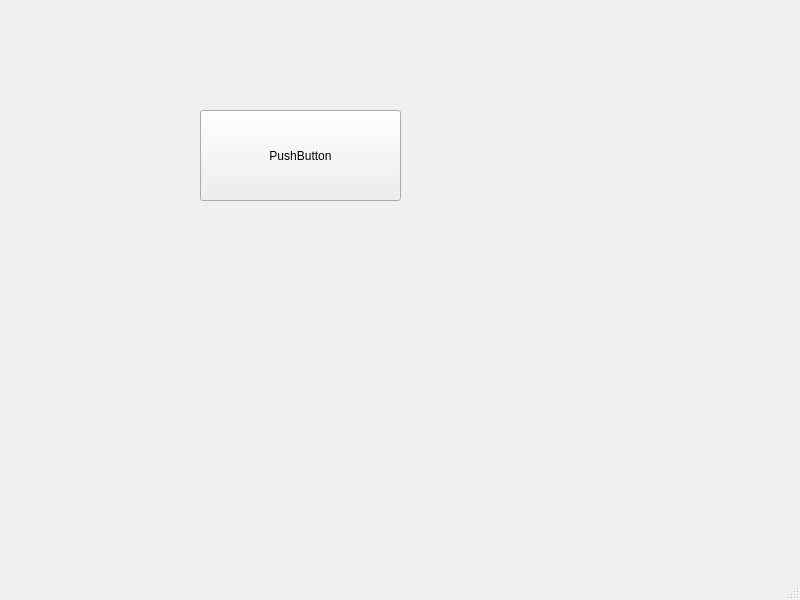
<?xml version="1.0" encoding="UTF-8"?>
<ui version="4.0">
 <class>MainWindow</class>
 <widget class="QMainWindow" name="MainWindow">
  <property name="geometry">
   <rect>
    <x>0</x>
    <y>0</y>
    <width>800</width>
    <height>600</height>
   </rect>
  </property>
  <property name="windowTitle">
   <string>MainWindow</string>
  </property>
  <widget class="QWidget" name="centralwidget">
   <widget class="QPushButton" name="pushButton">
    <property name="geometry">
     <rect>
      <x>200</x>
      <y>110</y>
      <width>201</width>
      <height>91</height>
     </rect>
    </property>
    <property name="text">
     <string>PushButton</string>
    </property>
   </widget>
  </widget>
  <widget class="QMenuBar" name="menubar">
   <property name="geometry">
    <rect>
     <x>0</x>
     <y>0</y>
     <width>800</width>
     <height>21</height>
    </rect>
   </property>
  </widget>
  <widget class="QStatusBar" name="statusbar"/>
 </widget>
 <resources/>
 <connections/>
</ui>
